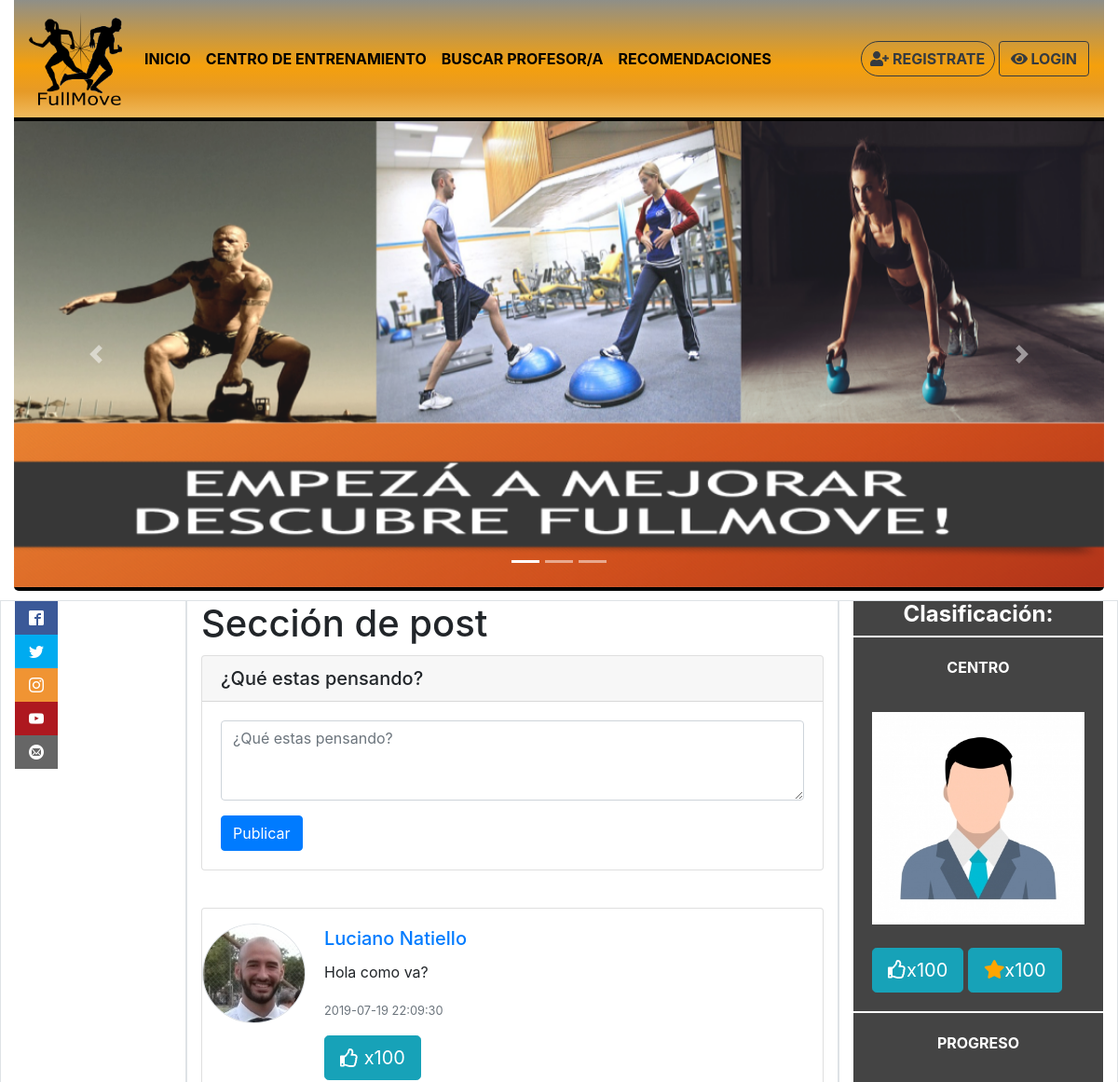
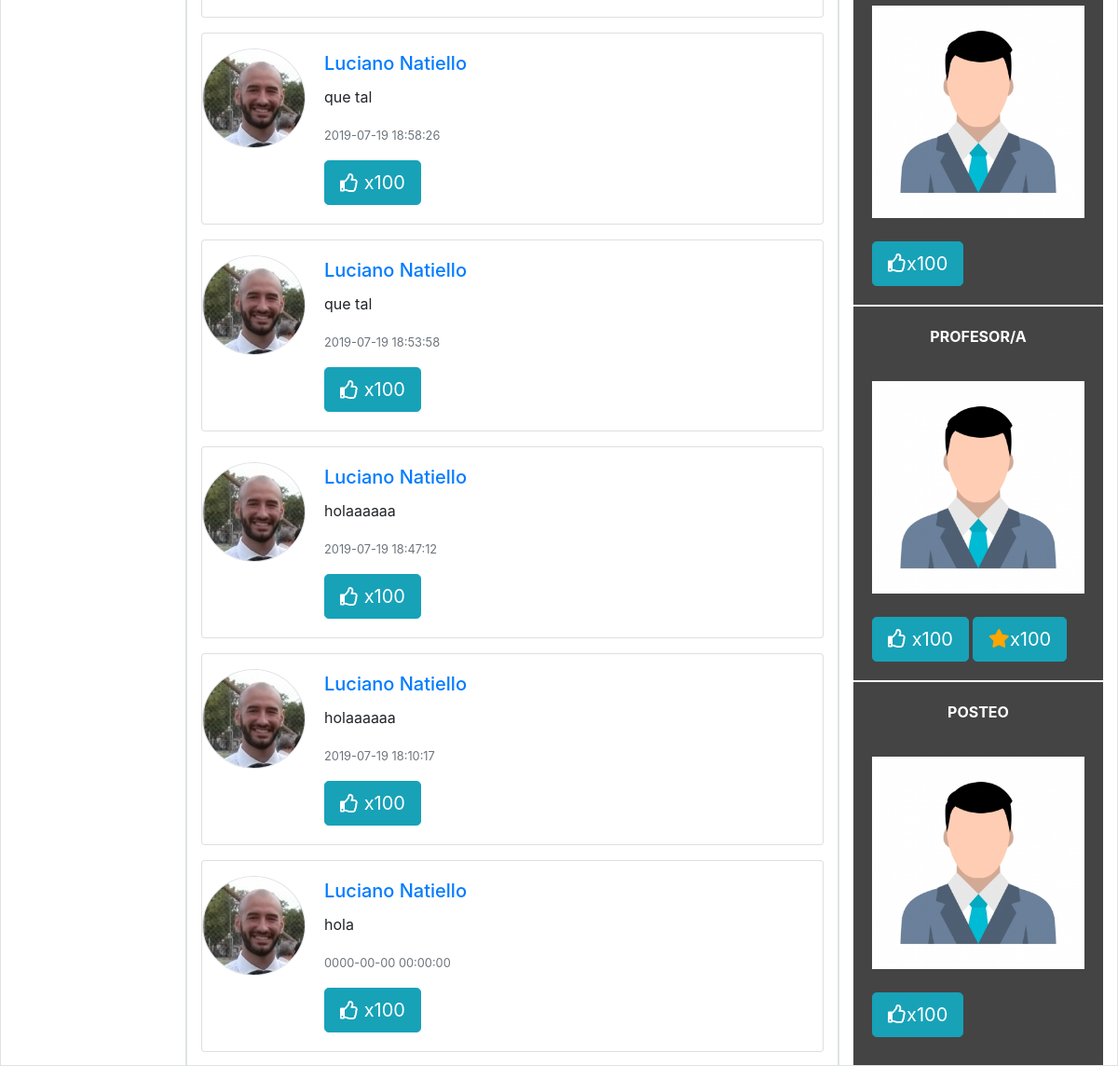
The page / on the database its author committed (2 pictures, top to bottom).
### tables this page shows
CREATE TABLE `posteo` (
  `id_posteo` int(100) NOT NULL,
  `texto` varchar(1000) NOT NULL,
  `id_usuario` int(100) NOT NULL,
  `fecha` datetime NOT NULL
);

CREATE TABLE `usuarios` (
  `usr_id` int(100) NOT NULL,
  `usr_nombre` varchar(50) NOT NULL,
  `usr_tel` varchar(50) NOT NULL,
  `usr_mail` varchar(50) NOT NULL,
  `usr_localidad` int(50) NOT NULL,
  `usr_contrasena` varchar(30) NOT NULL,
  `usr_foto` varchar(100) NOT NULL,
  `usr_facebook` varchar(100) NOT NULL,
  `usr_instagram` varchar(100) NOT NULL,
  `usr_twitter` varchar(100) NOT NULL,
  `usr_edad` int(20) NOT NULL,
  `descripcion` varchar(1000) NOT NULL,
  `usr_registro` timestamp(6) NOT NULL DEFAULT current_timestamp(6) ON UPDATE current_timestamp(6)
);

### vistas/index/index.php (called while the page is built, shortened)
<?php
include( PATH_VIEWS . '/common/base.php' );
?>

### index.php (called while the page is built, shortened)
<?php
    $modulo = "index";
    include('vistas/' . $modulo . '/index.php');
?>

### modelo/DAO/posteoDAO.php (called while the page is built, shortened)
<?php
		function buscarPubli(){
					$conexion = getConexion();
					$consulta = "SELECT *
              					FROM posteo, usuarios
               				WHERE posteo.id_usuario = usuarios.usr_id
               				ORDER BY id_posteo DESC";
               	$posteocompleto = $conexion->query($consulta);
               	return $posteocompleto;
		}

### modelo/DAO/accesoperfilDAO.php (called while the page is built, shortened)
<?php
function saberPerfil($id_usuario){
    $conexion = getConexion();
     $consulta = "SELECT * " .
                 "FROM usuarios " .
                 "WHERE usr_id = '" . $id_usuario . "'";
     $resultado = $conexion->query( $consulta );
            if ( $resultado->num_rows == 1  ){
            $usuarioacc = $resultado->fetch_assoc();
            $consulta ="SELECT * " .
                        "FROM usuario_centro " .
                        "WHERE usr_centro_id = '" . $usuarioacc["usr_id"] . "'";
            $resultado = $conexion->query( $consulta );
            if ( $resultado->num_rows == 1) {
                            $perfilaccestipo = "centro";
                        }
                else {
            $consulta ="SELECT * " .
                        "FROM usuario_profe " .
                        "WHERE usr_pf_id = '" . $usuarioacc["usr_id"] . "'";
            $resultado = $conexion->query( $consulta );
                }
}
}
?>

### helpers/html_helper.php (the view, shortened to what this page needs)
<?php
      function crearHTMLpublicacion($id_usuario, $texto, $fotopubli, $nombrepubli, $fecha){
        include_once PATH_DAOS . '/accesoperfilDAO.php';
       saberPerfil($id_usuario);
?>
              <div class="posteo mt-3">
                    <div class="card">
                          <div class="row no-gutters">
                              <div class="col-md-2">
                                </a><img src="<?= FILES . '/perfiles/'. $fotopubli ?>" class="card-img border rounded-circle mt-3" alt="...">
                              </div>
                              <div class="col-md-8">
                                <div class="card-body">
                                  <a href="index.php?m=perfilacceso&tipo=<?= $perfilaccesotipo ?>&nombre=<?= $id_usuario ?>"><h5 class="card-title"><?= $nombrepubli ?></h5></a>
                                  <p class="card-text"><?= $texto ?></p>
                                  <p class="card-text"><small class="text-muted"><?= $fecha ?></small></p>
                                  <div>
                                <span class="btn btn-info btn-lg "><i class="far fa-thumbs-up"></i> x100</span>
                              </div>
                                </div>
                              </div>
                            </div>
                          </div>
                    </div>
     <?php
          }
      ?>

### vistas/index/partials/contenido_index.inc.php (shortened to what this page needs)
<div class="container-fluid">
	<div class="row">
		<div class="col-2 border">
			<div class="social" >
				<ul id="colsocial">
					<li><a href="" class="icon-facebook2"></a></li>
					<li><a href="" class="icon-twitter"></a></li>
					<li><a href="" class="icon-instagram"></a></li>
					<li><a href="" class="icon-youtube"></a></li>
					<li><a href="" class="icon-mail4"></a></li>
				</ul>
			</div>
		</div>
		<div class="col-7 border">
			<h1 class="align-center">Sección de post</h1>
		<div class="ingresoposteo">
				<div class="card">
				  <h5 class="card-header">¿Qué estas pensando?</h5>
				  <div class="card-body">
				  	<form action="index.php" method="post">
						    <div class="form-group">
								 	<textarea name="publicacion" class="form-control" id="publicacion" placeholder="¿Qué estas pensando?" rows="3" required></textarea>
						  </div>
				    <input type="submit" name="submit" value="Publicar" class="btn btn-primary">
				    </form>
				    <?php
				    include_once PATH_DAOS . "/posteoDAO.php";
				    ?>
				  </div>
				</div>
			</div>
			<?php
			 include_once PATH_DAOS . "/posteoDAO.php";
			 include_once PATH_HELPERS . "/html_helper.php";
			 $resultado = buscarPubli();
                    while( $public = $resultado->fetch_assoc() ){
                        crearHTMLpublicacion( $public["usr_id"], $public["texto"], $public["usr_foto"], $public["usr_nombre"], $public["fecha"]  );
                    }
			?>
		</div>
		<div class="col-3 border">
			<div id="clasificacion">
			<div>
			<h4 class="titulo_clasif">Clasificación:</h4>
			</div>
			<div class="casilleroclas">
				<p class="parrafo">CENTRO</p>
				<div class="imagenclasif">
				<img class="w-100" src="<?= PATH_IMAGENES . '/avatar.jpg' ?>" alt="">
				</div>
				<div class="botone">
        			 <span class="btn btn-info btn-lg" ><i class="far fa-thumbs-up"></i>x100</span>
         			 <span class="btn btn-info btn-lg"><i class="fas fa-star estrella"></i>x100</span>
        		</div>
			</div>
			<div class="casilleroclas">
				<p class="parrafo">PROGRESO</p>
				<div class="imagenclasif">
				<img class="w-100" src="<?= PATH_IMAGENES . '/avatar.jpg' ?>" alt="">
				</div>
				<div class="botone">
					<span class="btn btn-info btn-lg"><i class="far fa-thumbs-up"></i>x100</span>
				</div>
			</div>
			<div class="casilleroclas">
				<p class="parrafo">PROFESOR/A</p>
				<div class="imagenclasif">
				<img class="w-100" src="<?= PATH_IMAGENES . '/avatar.jpg' ?>" alt="">
				</div>
				<div class="botone">
					<span class="btn btn-info btn-lg "><i class="far fa-thumbs-up"></i> x100</span>
         			<span class="btn btn-info btn-lg"><i class="fas fa-star estrella"></i>x100</span>
         		</div>
			</div>
			<div class="casilleroclas">
				<p class="parrafo">POSTEO</p>
				<div class="imagenclasif">
				<img class="w-100" src="<?= PATH_IMAGENES . '/avatar.jpg' ?>" alt="">
				</div>
				<div class="botone">
					<span class="btn btn-info btn-lg"><i class="far fa-thumbs-up"></i>x100</span>
         		</div>
			</div>
		</div>
		</div>
	</div>
</div>

### css/estilos.css (style rules this page uses)
.social { margin-left: 0; }
.social ul { list-style: none; left:0; z-index:1000; }
.social ul li a { display: inline-block; color:#fff; background: #000; padding: 10px 15px; text-decoration: none; -webkit-transition: all 500ms ease; -o-transition: all 500ms ease; transition: all 500ms ease; }
.social ul li .icon-facebook2 { background:#3b5998; }
.social ul li .icon-twitter { background:#00abf0; }
.social ul li .icon-instagram { background:#f09433; }
.social ul li .icon-youtube { background:#ae181f; }
.social ul li .icon-mail4 { background:#666666; }
#colsocial { margin-left: 0px; padding-left: 0px; }
.ingresoposteo { margin-top: 10px; margin-bottom: 40px; }
.posteo { margin-top: 10px; }
#clasificacion { margin-left: 0; padding-left: 0; background-color: rgb(68, 68, 68); padding-bottom: 10px; }
.estrella { color: orange; }
.titulo_clasif { text-align:center; font-weight: bold; color:white; }
.parrafo { margin-top: 20px; font-weight: bold; color: white; text-align:center; }
.botone { margin-top: 5px; margin-left: 20px; margin-right: 10px; }
.casilleroclas { margin-bottom: 20px; border-top: 2px solid white; }
.imagenclasif { display: inline-block; margin: 20px; }

### rows shown on the page
posteo: id_usuario.usr_foto (picture), id_usuario.usr_nombre "Luciano Natiello", texto "Hola como va?", fecha "2019-07-19 22:09:30"
posteo: id_usuario.usr_foto (picture), id_usuario.usr_nombre "Luciano Natiello", texto "que tal", fecha "2019-07-19 18:58:26"
posteo: id_usuario.usr_foto (picture), id_usuario.usr_nombre "Luciano Natiello", texto "que tal", fecha "2019-07-19 18:53:58"
posteo: id_usuario.usr_foto (picture), id_usuario.usr_nombre "Luciano Natiello", texto "holaaaaaa", fecha "2019-07-19 18:47:12"
posteo: id_usuario.usr_foto (picture), id_usuario.usr_nombre "Luciano Natiello", texto "holaaaaaa", fecha "2019-07-19 18:10:17"
posteo: id_usuario.usr_foto (picture), id_usuario.usr_nombre "Luciano Natiello", texto "hola", fecha "0000-00-00 00:00:00"
